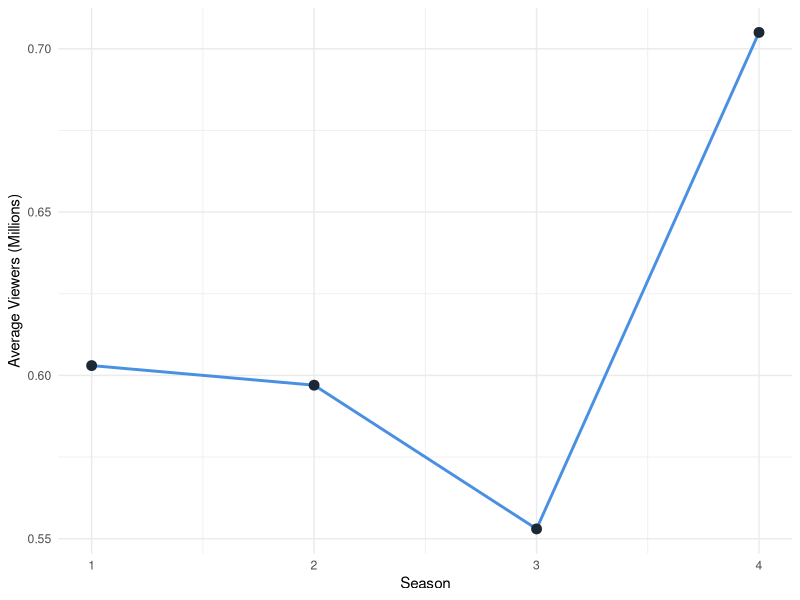
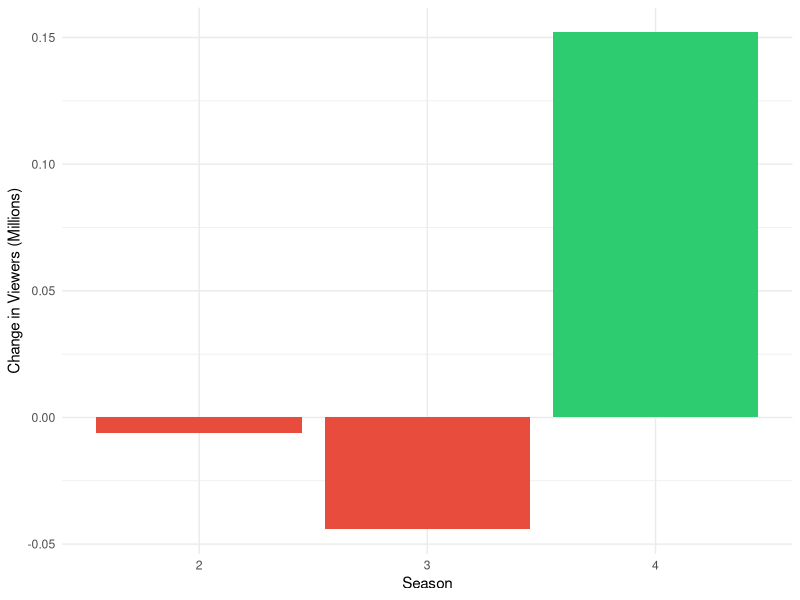

R code for these plots, in order:
## ---- chunk 1
#| label: load-data

library(ggplot2)
library(knitr)

# Average US viewers in millions (Data sourced from Wikipedia)
season <- c(1, 2, 3, 4)
viewers <- c(0.603, 0.597, 0.553, 0.705)
succession_data <- data.frame(Season = season, Viewers = viewers)

# Calculate season-to-season change
succession_data$Change <- c(NA, diff(succession_data$Viewers))

# Display as a clean table
kable(succession_data, 
      col.names = c("Season", "Average Viewers (Millions)", "Change (Millions)"), 
      caption = "Succession Viewership Summary")
#| label: fig-viewership
#| fig-cap: "Average US viewership per season for Succession."
## ---- chunk 2
ggplot(succession_data, aes(x = Season, y = Viewers)) +
  geom_line(color = "#4A90E2", linewidth = 1) +
  geom_point(color = "#1C2833", size = 3) +
  theme_minimal() +
  labs(x = "Season", y = "Average Viewers (Millions)") +
  scale_x_continuous(breaks = 1:4)
## ---- chunk 3
#| label: fig-changes
#| fig-cap: "Change in average viewership compared to the previous season."

# Filter out the first season since it has no prior season to compare to
change_data <- succession_data[!is.na(succession_data$Change), ]

ggplot(change_data, aes(x = factor(Season), y = Change, fill = Change > 0)) +
  geom_col() +
  theme_minimal() +
  scale_fill_manual(values = c("TRUE" = "#2ECC71", "FALSE" = "#E74C3C")) +
  labs(x = "Season", y = "Change in Viewers (Millions)") +
  theme(legend.position = "none")
## ---- chunk 4
#| label: calc-changes
# Save the specific change between Season 3 and 4 to a variable for inline text
change_s3_to_s4 <- succession_data$Change[4]
